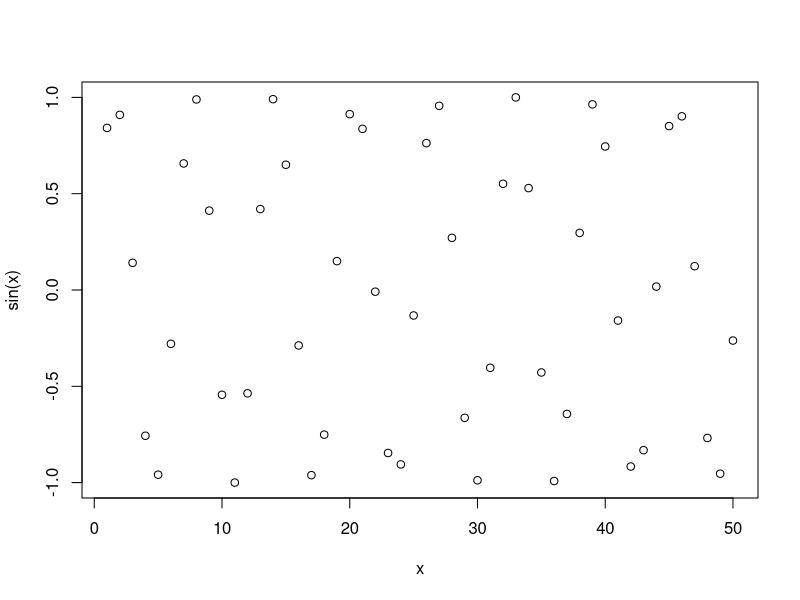
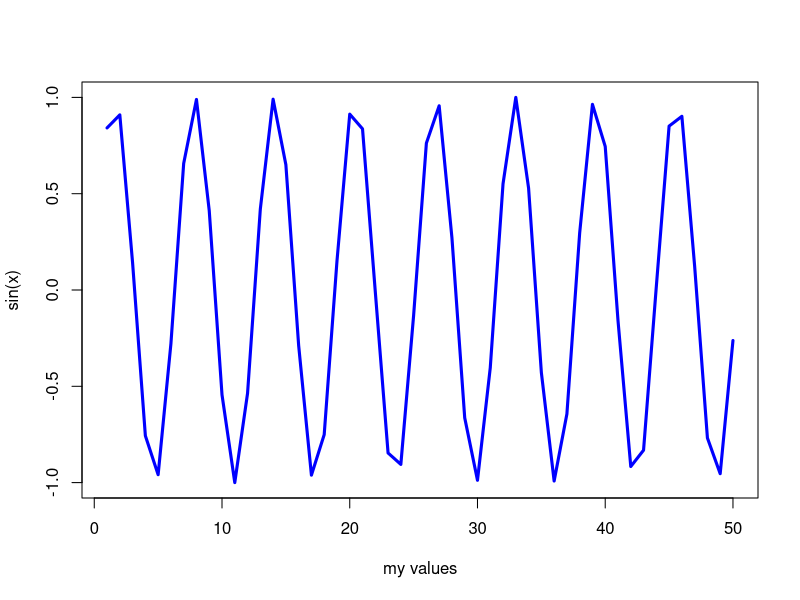

The R script that drew these images, in order:
#a plot from week 3: 
x <- 1:50
plot (x, sin(x))

# make this a bit nicer:  
plot (x, sin(x), typ="l", col="blue", lwd=3, xlab="my values")
